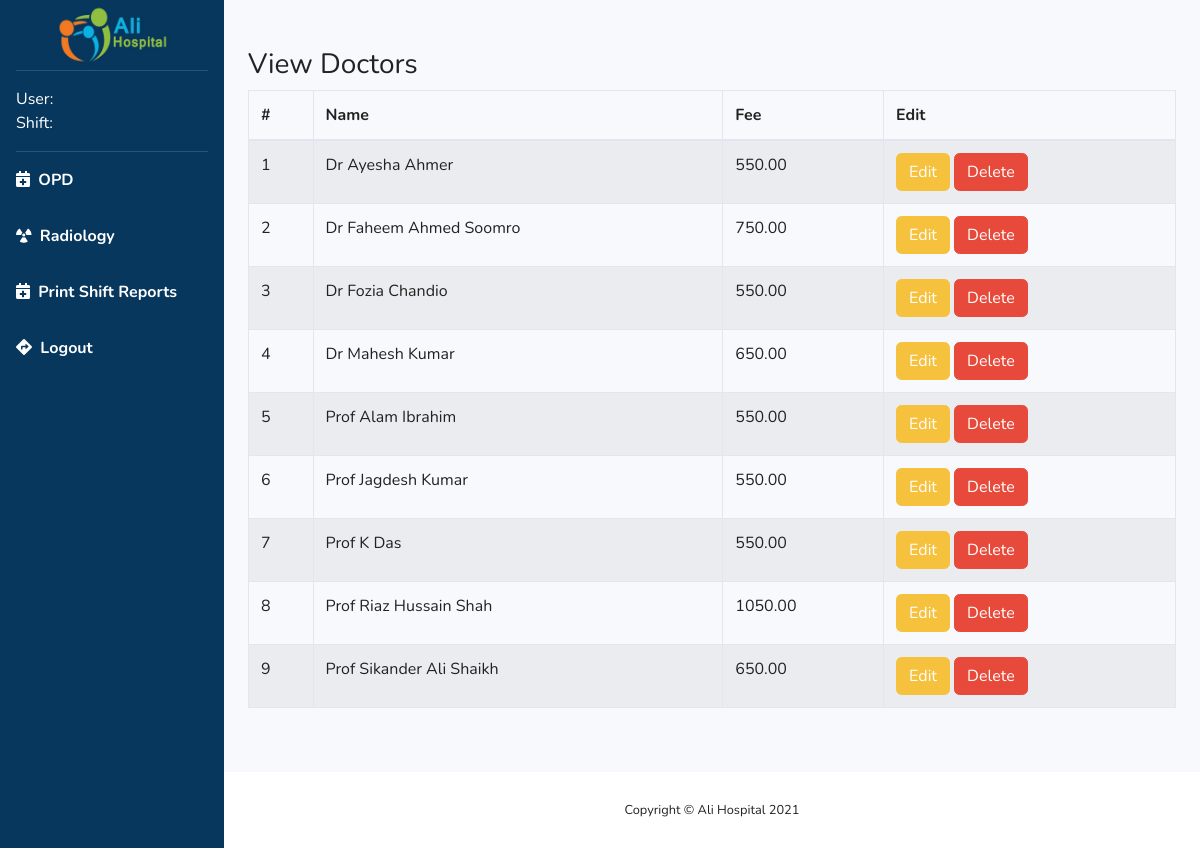
Page /view-doctors.php (signed in) on the committed database.
### tables this page shows
CREATE TABLE IF NOT EXISTS `doctors` (
  `doc_id` int NOT NULL AUTO_INCREMENT,
  `doc_name` varchar(100) NOT NULL,
  `doc_fee` decimal(10,2) NOT NULL,
  `clinic` varchar(15) NOT NULL,
  PRIMARY KEY (`doc_id`)
);

### view-doctors.php (the view, shortened to what this page needs)
<?php
include("header.php");
?>
<body id="page-top">
    <div id="wrapper">
        <?php include("sidebar.php"); ?>
        <div id="content-wrapper" class="d-flex flex-column">
            <div id="content" class="mt-4">
                <div class="container-fluid">
                    <div class="row mt-4">
                        <div class="col-md-12">
                            <h3>View Doctors</h3>
                            <div class="table-responsive">
                                <table class="table table-bordered table-striped" id="dataTable" width="100%" cellspacing="0">
                                    <thead>
                                        <tr>
                                            <th>#</th>
                                            <th>Name</th>
                                            <th>Fee</th>
                                            <th>Edit</th>
                                        </tr>
                                    </thead>
                                    <tbody>
                                    <?php
                                    include("db.php");
                                    $sql = "SELECT * FROM doctors ORDER BY doc_name";
                                    $result = $conn->query($sql);
                                    if ($result->num_rows > 0) {
                                        $count=1;
                                        while($row = $result->fetch_assoc()):
                                        $doc_id = $row['doc_id'];
                                        ?>
                                        <tr>
                                        <td scope="row"><?php echo $count; ?></td>
                                        <td><?php echo $row['doc_name']; ?></td>
                                        <td><?php echo $row['doc_fee']; ?></td>
                                        <td>
                                            <a href="update-doctor.php?id=<?php echo $doc_id;?>" class="btn btn-warning">Edit</a>
                                            <a href="del-doctor.php?id=<?php echo $doc_id;?>" class="btn btn-danger">Delete</a>
                                        </td>
                                        </tr>
                                        <?php
                                        $count++;
                                        endwhile;
                                    }
                                    ?>
                                    </tbody>
                                </table>
                            </div>
                        </div>
                </div>
            </div>
            <footer class="sticky-footer bg-white mt-5">
                <div class="container my-auto">
                    <div class="copyright text-center my-auto">
                        <span>Copyright &copy; Ali Hospital 2021</span>
                    </div>
                </div>
            </footer>
        </div>
    </div>
<?php include("footer.php"); ?>

### header.php (shortened to what this page needs)
<!DOCTYPE html>
<html lang="en">
<head>
    <link href="vendor/fontawesome-free/css/all.min.css" rel="stylesheet" type="text/css">
    <link href="css/sb-admin-2.css" rel="stylesheet">
    <link href="css/my-style.css" rel="stylesheet">
    <link href="css/bootstrap-datepicker3.standalone.min.css" rel="stylesheet" type="text/css" />
</head>

### sidebar.php (shortened to what this page needs)
<ul class="navbar-nav ali-sidebar-nav sidebar sidebar-dark accordion" id="accordionSidebar">
    <a class="sidebar-brand d-flex align-items-center justify-content-center" href="index.html">
        <div class="sidebar-brand-text mx-3"> <img src="img/ali-hospital-sm.jpg" width="115px" alt="logo"></div>
    </a>
    <hr class="sidebar-divider my-0">
    <p class="text-white p-3 m-0">User: <?php echo $_SESSION['shift_user_name'];?>
    <br>
    Shift: <?php echo $_SESSION['shift_type'];?></p>
    <hr class="sidebar-divider my-0">
    <?php
    if($_SESSION["user_type"] != 'admin_user'):
    ?>
    <li class="nav-item active">
        <a class="nav-link" href="opd.php">
        <i class="fas fa-calendar-plus"></i>
            <span>OPD</span>
        </a>
    </li>
    <li class="nav-item active">
        <a class="nav-link" href="xray-token.php">
        <i class="fas fa-radiation"></i>
            <span>Radiology</span>
        </a>
    </li>
    <li class="nav-item active">
        <a class="nav-link" href="print-shift-reports.php">
        <i class="fas fa-calendar-plus"></i>
            <span>Print Shift Reports</span>
        </a>
    </li>
    <?php
    endif;
    ?>
    <?php
    if(isset($_SESSION["shift_id"]) && $_SESSION["shift_type"] !="Admin" ):?>
    <li class="nav-item active">
        <a class="nav-link" href="close-shift.php">
        <i class="fas fa-directions"></i>
            <span>Close Shift</span></a>
    </li>
    <?php
    else:
    ?>
    <li class="nav-item active">
        <a class="nav-link" href="logout.php">
        <i class="fas fa-directions"></i>
            <span>Logout</span></a>
    </li>
    <?php
    endif;
    ?>
</ul>

### footer.php (shortened to what this page needs)
</body>
</html>

### css/my-style.css (style rules this page uses)
.ali-sidebar-nav { background-color: #07375d; }

### rows in the picture
doctors: doc_name "Dr Ayesha Ahmer", doc_fee "550.00"
doctors: doc_name "Dr Faheem Ahmed Soomro", doc_fee "750.00"
doctors: doc_name "Dr Fozia Chandio", doc_fee "550.00"
doctors: doc_name "Dr Mahesh Kumar", doc_fee "650.00"
doctors: doc_name "Prof Alam Ibrahim", doc_fee "550.00"
doctors: doc_name "Prof Jagdesh Kumar", doc_fee "550.00"
doctors: doc_name "Prof K Das", doc_fee "550.00"
doctors: doc_name "Prof Riaz Hussain Shah", doc_fee "1050.00"
doctors: doc_name "Prof Sikander Ali Shaikh", doc_fee "650.00"
